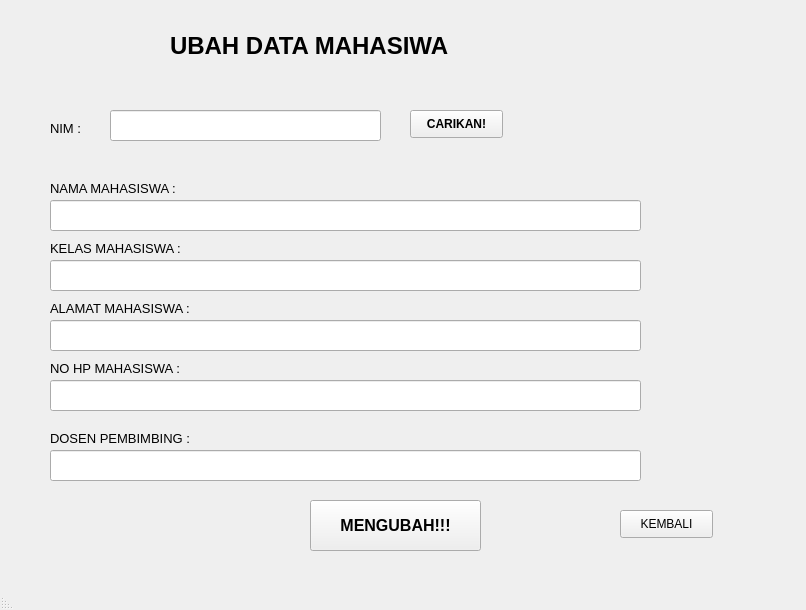
<?xml version="1.0" encoding="UTF-8"?>
<ui version="4.0">
 <class>MainWindow</class>
 <widget class="QMainWindow" name="MainWindow">
  <property name="geometry">
   <rect>
    <x>0</x>
    <y>0</y>
    <width>806</width>
    <height>610</height>
   </rect>
  </property>
  <property name="windowTitle">
   <string>MainWindow</string>
  </property>
  <property name="layoutDirection">
   <enum>Qt::RightToLeft</enum>
  </property>
  <widget class="QWidget" name="centralwidget">
   <widget class="QLabel" name="label_ubah_data_mhs">
    <property name="geometry">
     <rect>
      <x>170</x>
      <y>30</y>
      <width>411</width>
      <height>31</height>
     </rect>
    </property>
    <property name="font">
     <font>
      <pointsize>18</pointsize>
      <weight>75</weight>
      <bold>true</bold>
     </font>
    </property>
    <property name="text">
     <string>UBAH DATA MAHASIWA</string>
    </property>
   </widget>
   <widget class="QLineEdit" name="lineEdit_no_hp">
    <property name="geometry">
     <rect>
      <x>50</x>
      <y>380</y>
      <width>591</width>
      <height>31</height>
     </rect>
    </property>
    <property name="font">
     <font>
      <pointsize>10</pointsize>
     </font>
    </property>
   </widget>
   <widget class="QLabel" name="label_3">
    <property name="geometry">
     <rect>
      <x>50</x>
      <y>180</y>
      <width>161</width>
      <height>16</height>
     </rect>
    </property>
    <property name="font">
     <font>
      <pointsize>10</pointsize>
     </font>
    </property>
    <property name="text">
     <string>NAMA MAHASISWA :</string>
    </property>
   </widget>
   <widget class="QLineEdit" name="lineEdit_alamat">
    <property name="geometry">
     <rect>
      <x>50</x>
      <y>320</y>
      <width>591</width>
      <height>31</height>
     </rect>
    </property>
    <property name="font">
     <font>
      <pointsize>10</pointsize>
     </font>
    </property>
   </widget>
   <widget class="QLabel" name="label_5">
    <property name="geometry">
     <rect>
      <x>50</x>
      <y>300</y>
      <width>211</width>
      <height>16</height>
     </rect>
    </property>
    <property name="font">
     <font>
      <pointsize>10</pointsize>
     </font>
    </property>
    <property name="text">
     <string>ALAMAT MAHASISWA :</string>
    </property>
   </widget>
   <widget class="QLineEdit" name="lineEdit_kelas_mhs">
    <property name="geometry">
     <rect>
      <x>50</x>
      <y>260</y>
      <width>591</width>
      <height>31</height>
     </rect>
    </property>
    <property name="font">
     <font>
      <pointsize>10</pointsize>
     </font>
    </property>
   </widget>
   <widget class="QLineEdit" name="lineEdit_nama">
    <property name="geometry">
     <rect>
      <x>50</x>
      <y>200</y>
      <width>591</width>
      <height>31</height>
     </rect>
    </property>
    <property name="font">
     <font>
      <pointsize>10</pointsize>
     </font>
    </property>
    <property name="text">
     <string/>
    </property>
   </widget>
   <widget class="QLabel" name="label_2">
    <property name="geometry">
     <rect>
      <x>50</x>
      <y>120</y>
      <width>81</width>
      <height>16</height>
     </rect>
    </property>
    <property name="font">
     <font>
      <pointsize>10</pointsize>
     </font>
    </property>
    <property name="text">
     <string>NIM :</string>
    </property>
   </widget>
   <widget class="QLineEdit" name="lineEdit_nim">
    <property name="geometry">
     <rect>
      <x>110</x>
      <y>110</y>
      <width>271</width>
      <height>31</height>
     </rect>
    </property>
    <property name="font">
     <font>
      <pointsize>10</pointsize>
      <weight>75</weight>
      <bold>true</bold>
     </font>
    </property>
    <property name="text">
     <string/>
    </property>
   </widget>
   <widget class="QPushButton" name="btn_ubah">
    <property name="geometry">
     <rect>
      <x>310</x>
      <y>500</y>
      <width>171</width>
      <height>51</height>
     </rect>
    </property>
    <property name="font">
     <font>
      <pointsize>12</pointsize>
      <weight>75</weight>
      <bold>true</bold>
     </font>
    </property>
    <property name="text">
     <string>MENGUBAH!!!</string>
    </property>
   </widget>
   <widget class="QLabel" name="label_4">
    <property name="geometry">
     <rect>
      <x>50</x>
      <y>240</y>
      <width>161</width>
      <height>16</height>
     </rect>
    </property>
    <property name="font">
     <font>
      <pointsize>10</pointsize>
     </font>
    </property>
    <property name="text">
     <string>KELAS MAHASISWA :</string>
    </property>
   </widget>
   <widget class="QLabel" name="label_6">
    <property name="geometry">
     <rect>
      <x>50</x>
      <y>360</y>
      <width>171</width>
      <height>16</height>
     </rect>
    </property>
    <property name="font">
     <font>
      <pointsize>10</pointsize>
     </font>
    </property>
    <property name="text">
     <string>NO HP MAHASISWA :</string>
    </property>
   </widget>
   <widget class="QPushButton" name="btn_cari">
    <property name="geometry">
     <rect>
      <x>410</x>
      <y>110</y>
      <width>93</width>
      <height>28</height>
     </rect>
    </property>
    <property name="font">
     <font>
      <weight>75</weight>
      <bold>true</bold>
     </font>
    </property>
    <property name="text">
     <string>CARIKAN!</string>
    </property>
   </widget>
   <widget class="QPushButton" name="btn_kembali">
    <property name="geometry">
     <rect>
      <x>620</x>
      <y>510</y>
      <width>93</width>
      <height>28</height>
     </rect>
    </property>
    <property name="text">
     <string>KEMBALI</string>
    </property>
   </widget>
   <widget class="QLineEdit" name="lineEdit_dosen">
    <property name="geometry">
     <rect>
      <x>50</x>
      <y>450</y>
      <width>591</width>
      <height>31</height>
     </rect>
    </property>
    <property name="font">
     <font>
      <pointsize>10</pointsize>
     </font>
    </property>
   </widget>
   <widget class="QLabel" name="label_7">
    <property name="geometry">
     <rect>
      <x>50</x>
      <y>430</y>
      <width>171</width>
      <height>16</height>
     </rect>
    </property>
    <property name="font">
     <font>
      <pointsize>10</pointsize>
     </font>
    </property>
    <property name="text">
     <string>DOSEN PEMBIMBING :</string>
    </property>
   </widget>
  </widget>
  <widget class="QMenuBar" name="menubar">
   <property name="geometry">
    <rect>
     <x>0</x>
     <y>0</y>
     <width>806</width>
     <height>21</height>
    </rect>
   </property>
  </widget>
  <widget class="QStatusBar" name="statusbar"/>
 </widget>
 <resources/>
 <connections/>
</ui>
